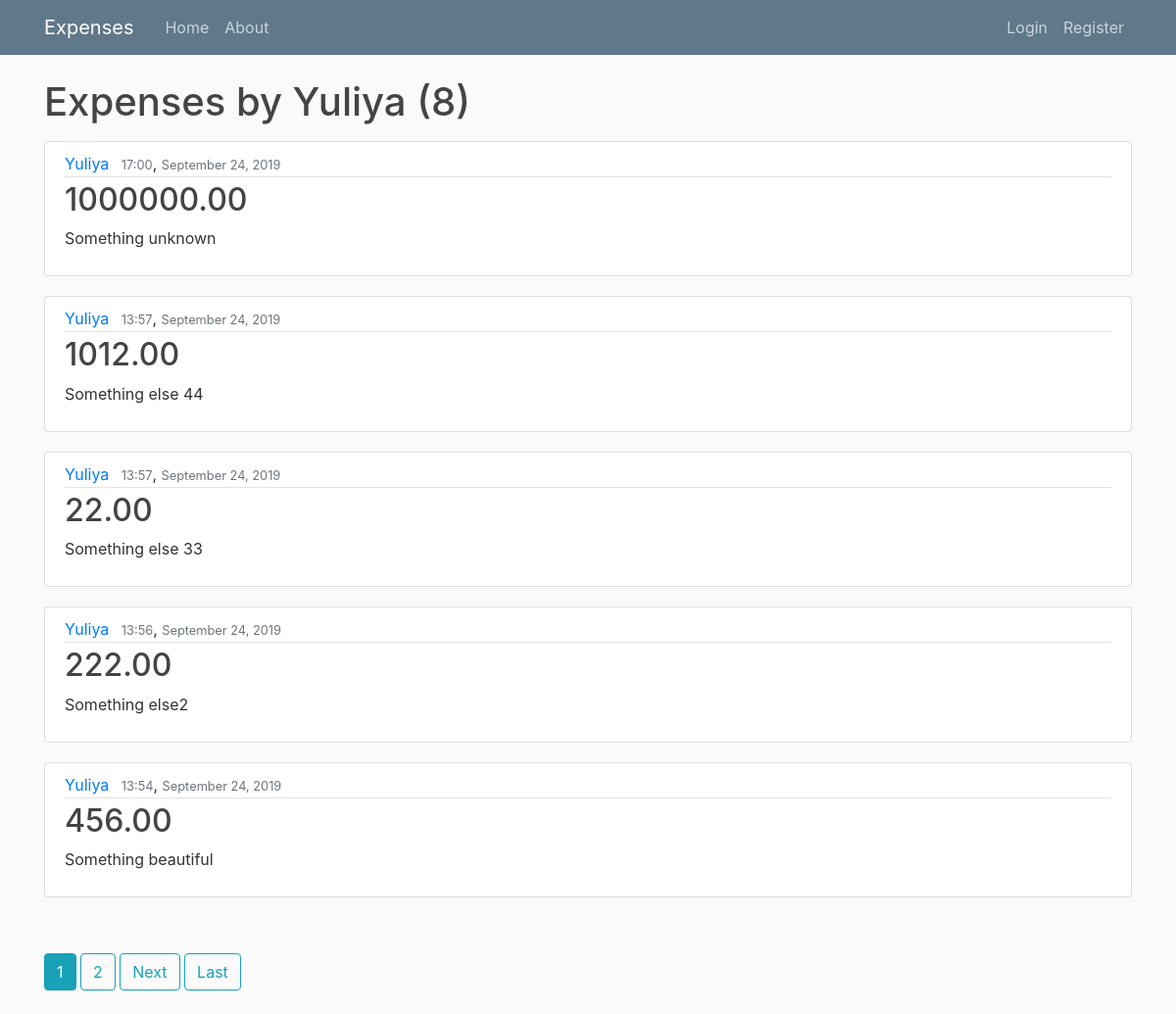
/user/Yuliya, run on the app's committed database.
### tracker/models.py (models this page shows, shortened)
class Cost(models.Model):
    title = models.CharField(max_length=100, null=False)
    amount = models.FloatField(null=False)
    date_spent = models.DateTimeField(default=timezone.now)
    author = models.ForeignKey(User, on_delete=models.CASCADE)

### tracker/views.py (the view)
# urls.py: path('user/<str:username>', UserCostListView.as_view(), name='user-costs'),
class UserCostListView(ListView):     # CLASS BASED VIEW
    model = Cost
    template_name = 'tracker/user_costs.html'  # instead of <app>/<model>_<viewtype>.html
    context_object_name = 'costs'
    ordering = ['-date_spent']
    paginate_by = 5
    def get_queryset(self):
        user = get_object_or_404(User, username=self.kwargs.get('username'))
        return Cost.objects.filter(author=user).order_by('-date_spent')

### tracker/templates/tracker/user_costs.html (shortened to what this page needs)
{% extends "tracker/base.html" %}
{% block content %}
    <h1 class="mb-3">Expenses by {{ view.kwargs.username }} ({{ page_obj.paginator.count }})</h1>
    {% for cost in costs %}
        <article class="media content-section">
          <div class="media-body">
            <div class="article-metadata">
              <a class="mr-2" href="{% url 'user-costs' cost.author.username %}">{{ cost.author }}</a>
              <small class="text-muted">{{ cost.date_spent|date:"H:i" }}</small>,
              <small class="text-muted">{{ cost.date_spent|date:"F d, Y" }}</small>
            </div>
            <h2><a class="article-title" href="{% url 'cost-detail' cost.id %}">{{ cost.amount|stringformat:'0.2f' }}</a></h2>
            <p class="article-content">{{ cost.title }}</p>
          </div>
        </article>
    {% endfor %}
    <pre>  </pre>
    {% if is_paginated %}
        {% for num in page_obj.paginator.page_range %}
            {% if page_obj.number == num %}
                <a class="btn btn-info mb-4" href="?page={{ num }}">{{ num }}</a>
            {% elif num > page_obj.number|add:'-3' and num < page_obj.number|add:'3' %}
                <a class="btn btn-outline-info mb-4" href="?page={{ num }}">{{ num }}</a>
            {% endif %}
        {% endfor %}
        {% if page_obj.has_next %}
            <a class="btn btn-outline-info mb-4" href="?page={{ page_obj.next_page_number }}">Next</a>
            <a class="btn btn-outline-info mb-4" href="?page={{ page_obj.paginator.num_pages }}">Last</a>
        {% endif %}
    {% endif %}
{% endblock content %}

### tracker/templates/tracker/base.html (shortened to what this page needs)
{% load static %}
<!DOCTYPE html>
<html>
<head>
    <link rel="stylesheet" href="https://maxcdn.bootstrapcdn.com/bootstrap/4.0.0/css/bootstrap.min.css">
    <link rel="stylesheet" type="text/css" href="{% static 'tracker/main.css' %}">
</head>
<body>
    <header class="site-header">
      <nav class="navbar navbar-expand-md navbar-dark bg-steel fixed-top">
        <div class="container">
          <a class="navbar-brand mr-4" href="{% url 'tracker-home' %}">Expenses</a>
          <div class="collapse navbar-collapse" id="navbarToggle">
            <div class="navbar-nav mr-auto">
              <a class="nav-item nav-link" href="{% url 'tracker-home' %}">Home</a>
              <a class="nav-item nav-link" href="{% url 'tracker-about' %}">About</a>
            </div>
            <div class="navbar-nav">
              {% if user.is_authenticated %}
                  <a class="nav-item nav-link" href="{% url 'cost-create' %}">New cost item</a>
                  <a class="nav-item nav-link" href="{% url 'profile' %}">Profile</a>
                  <a class="nav-item nav-link" href="{% url 'logout' %}">Logout</a>
              {% else %}
                  <a class="nav-item nav-link" href="{% url 'login' %}">Login</a>
                  <a class="nav-item nav-link" href="{% url 'register' %}">Register</a>
              {% endif %}
            </div>
          </div>
        </div>
      </nav>
    </header>
    <main role="main" class="container">
      <div class="row">
        <div class="col-md-12">
            {% block content %}{% endblock %}
        </div>
      </div>
    </main>
</body>
</html>

### tracker/static/tracker/main.css (style rules this page uses)
body { background: #fafafa; color: #333333; margin-top: 5rem; }
h1, h2, h3, h4, h5, h6 { color: #444444; }
.bg-steel { background-color: #5f788a; }
.site-header .navbar-nav .nav-link { color: #cbd5db; }
.content-section { background: #ffffff; padding: 10px 20px; border: 1px solid #dddddd; border-radius: 3px; margin-bottom: 20px; }
.article-title { color: #444444; }
.article-content { white-space: pre-line; }
.article-metadata { padding-bottom: 1px; margin-bottom: 4px; border-bottom: 1px solid #e3e3e3 }

### data on the page
Cost: author "Yuliya", date_spent "17:00", date_spent "September 24, 2019", amount "1000000.00", title "Something unknown"
Cost: author "Yuliya", date_spent "13:57", date_spent "September 24, 2019", amount "1012.00", title "Something else 44"
Cost: author "Yuliya", date_spent "13:57", date_spent "September 24, 2019", amount "22.00", title "Something else 33"
Cost: author "Yuliya", date_spent "13:56", date_spent "September 24, 2019", amount "222.00", title "Something else2"
Cost: author "Yuliya", date_spent "13:54", date_spent "September 24, 2019", amount "456.00", title "Something beautiful"

### other printed values
{{ view.kwargs.username }} "Yuliya"
{{ page_obj.paginator.count }} "8"
{{ num }} "1"
{{ num }} "2"
